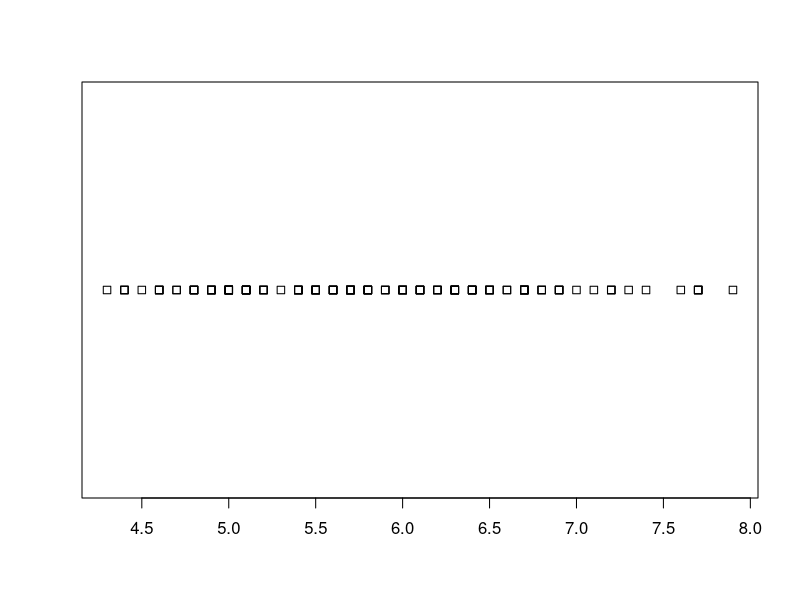
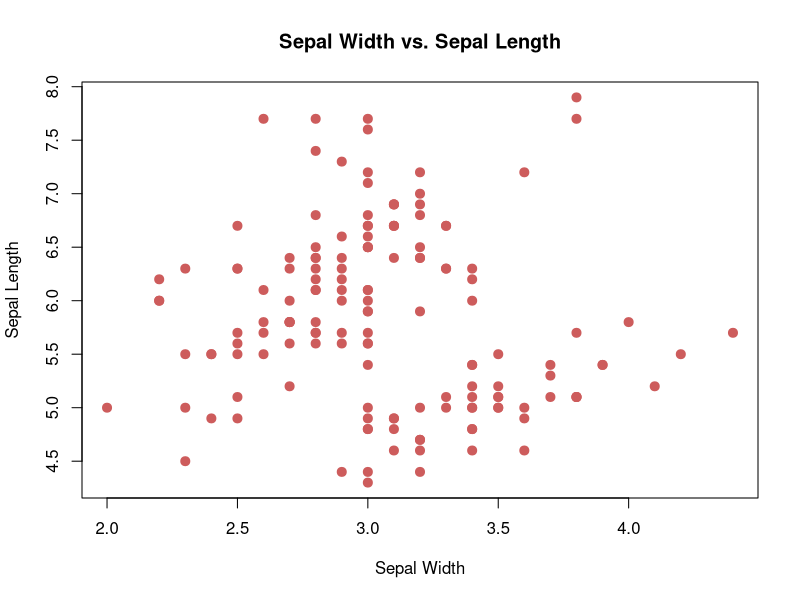

Source code (R) for these figures, in order:
## ---- chunk 1
x <- exp( 2 )
## ---- chunk 2
x
## ---- chunk 3
stripchart.return.value <-
    stripchart( iris$Sepal.Length )
## ---- chunk 4
stripchart.return.value
## ---- chunk 5
first.vector <- 1:10
## ---- chunk 6
second.vector <- 2 * first.vector
## ---- chunk 7
third.vector <- second.vector + 5
## ---- chunk 8
third.vector
## ---- chunk 9
plot(
    x = iris$Sepal.Width,
    y = iris$Sepal.Length,
    main = "Sepal Width vs. Sepal Length",
    xlab = "Sepal Width",
    ylab = "Sepal Length",
    pch = 19,
    cex = 1.2,
    col = "indianred"
)
